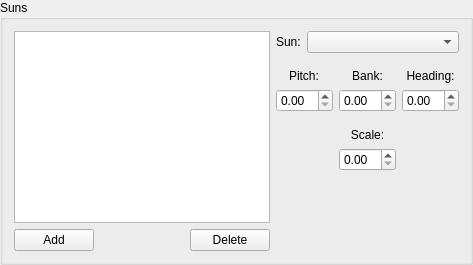
      <widget class="QGroupBox" name="groupBox_4">
       <property name="title">
        <string>Suns</string>
       </property>
       <layout class="QHBoxLayout" name="horizontalLayout_5">
        <item>
         <layout class="QGridLayout" name="gridLayout_6">
          <item row="1" column="0">
           <widget class="QPushButton" name="pushButton_3">
            <property name="text">
             <string>Add</string>
            </property>
           </widget>
          </item>
          <item row="0" column="0" colspan="3">
           <widget class="QListWidget" name="listWidget_2"/>
          </item>
          <item row="1" column="2">
           <widget class="QPushButton" name="pushButton_4">
            <property name="text">
             <string>Delete</string>
            </property>
           </widget>
          </item>
          <item row="1" column="1">
           <spacer name="verticalSpacer_7">
            <property name="orientation">
             <enum>Qt::Horizontal</enum>
            </property>
            <property name="sizeHint" stdset="0">
             <size>
              <width>40</width>
              <height>20</height>
             </size>
            </property>
           </spacer>
          </item>
         </layout>
        </item>
        <item>
         <layout class="QVBoxLayout" name="verticalLayout_5" stretch="0,0,0,0,0,1">
          <item>
           <layout class="QFormLayout" name="formLayout_5">
            <item row="0" column="0">
             <widget class="QLabel" name="label_21">
              <property name="text">
               <string>Sun:</string>
              </property>
             </widget>
            </item>
            <item row="0" column="1">
             <widget class="QComboBox" name="comboBox_7"/>
            </item>
           </layout>
          </item>
          <item>
           <spacer name="verticalSpacer_10">
            <property name="orientation">
             <enum>Qt::Vertical</enum>
            </property>
            <property name="sizeType">
             <enum>QSizePolicy::Minimum</enum>
            </property>
            <property name="sizeHint" stdset="0">
             <size>
              <width>20</width>
              <height>10</height>
             </size>
            </property>
           </spacer>
          </item>
          <item>
           <layout class="QGridLayout" name="gridLayout_7">
            <item row="1" column="0">
             <widget class="QDoubleSpinBox" name="doubleSpinBox_14"/>
            </item>
            <item row="0" column="0" alignment="Qt::AlignHCenter">
             <widget class="QLabel" name="label_18">
              <property name="text">
               <string>Pitch:</string>
              </property>
              <property name="alignment">
               <set>Qt::AlignCenter</set>
              </property>
             </widget>
            </item>
            <item row="0" column="1" alignment="Qt::AlignHCenter">
             <widget class="QLabel" name="label_19">
              <property name="text">
               <string>Bank:</string>
              </property>
              <property name="alignment">
               <set>Qt::AlignCenter</set>
              </property>
             </widget>
            </item>
            <item row="0" column="2">
             <widget class="QLabel" name="label_20">
              <property name="text">
               <string>Heading:</string>
              </property>
              <property name="alignment">
               <set>Qt::AlignCenter</set>
              </property>
             </widget>
            </item>
            <item row="1" column="1">
             <widget class="QDoubleSpinBox" name="doubleSpinBox_15"/>
            </item>
            <item row="1" column="2">
             <widget class="QDoubleSpinBox" name="doubleSpinBox_16"/>
            </item>
           </layout>
          </item>
          <item>
           <spacer name="verticalSpacer_9">
            <property name="orientation">
             <enum>Qt::Vertical</enum>
            </property>
            <property name="sizeType">
             <enum>QSizePolicy::Minimum</enum>
            </property>
            <property name="sizeHint" stdset="0">
             <size>
              <width>20</width>
              <height>10</height>
             </size>
            </property>
           </spacer>
          </item>
          <item>
           <layout class="QGridLayout" name="gridLayout_8" columnstretch="0,0,0">
            <item row="1" column="2">
             <spacer name="horizontalSpacer_2">
              <property name="orientation">
               <enum>Qt::Horizontal</enum>
              </property>
              <property name="sizeHint" stdset="0">
               <size>
                <width>10</width>
                <height>20</height>
               </size>
              </property>
             </spacer>
            </item>
            <item row="1" column="0">
             <spacer name="horizontalSpacer_3">
              <property name="orientation">
               <enum>Qt::Horizontal</enum>
              </property>
              <property name="sizeHint" stdset="0">
               <size>
                <width>10</width>
                <height>20</height>
               </size>
              </property>
             </spacer>
            </item>
            <item row="1" column="1">
             <widget class="QDoubleSpinBox" name="doubleSpinBox_17"/>
            </item>
            <item row="0" column="1">
             <widget class="QLabel" name="label_22">
              <property name="sizePolicy">
               <sizepolicy hsizetype="Preferred" vsizetype="Minimum">
                <horstretch>0</horstretch>
                <verstretch>0</verstretch>
               </sizepolicy>
              </property>
              <property name="text">
               <string>Scale:</string>
              </property>
              <property name="alignment">
               <set>Qt::AlignBottom|Qt::AlignHCenter</set>
              </property>
             </widget>
            </item>
           </layout>
          </item>
          <item>
           <spacer name="verticalSpacer_8">
            <property name="orientation">
             <enum>Qt::Vertical</enum>
            </property>
            <property name="sizeHint" stdset="0">
             <size>
              <width>20</width>
              <height>2</height>
             </size>
            </property>
           </spacer>
          </item>
         </layout>
        </item>
       </layout>
      </widget>
